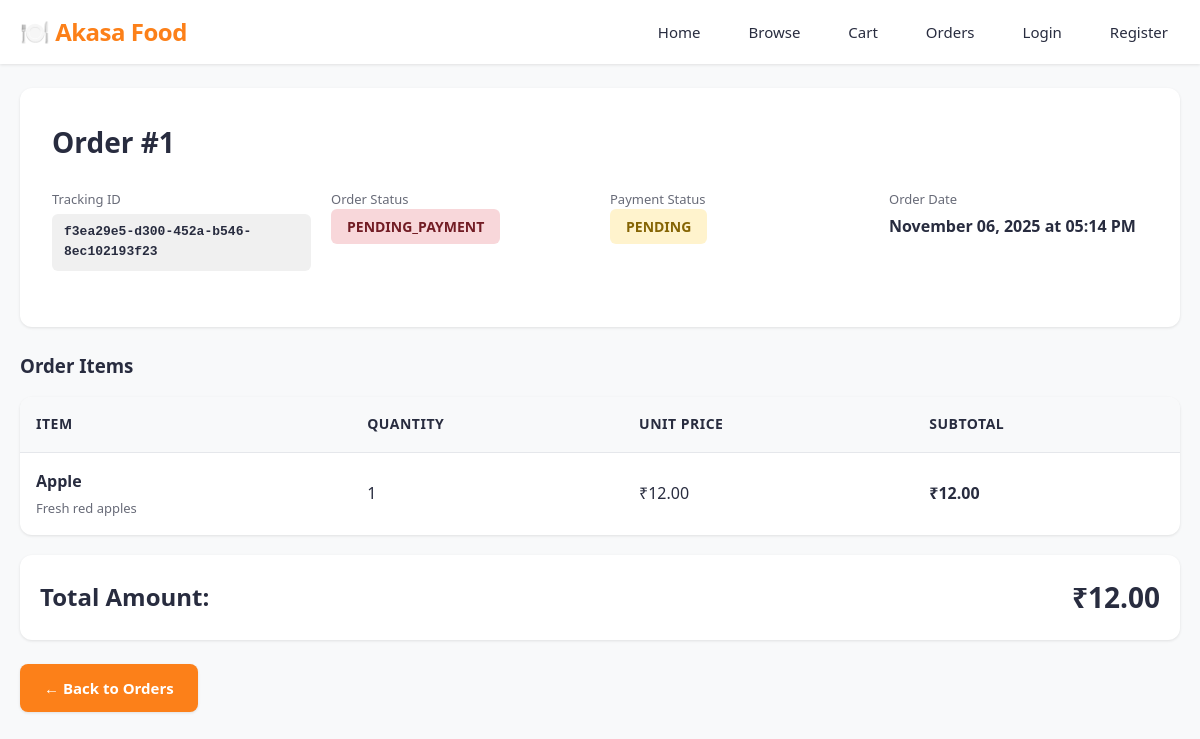
The app's page /orders/1 (signed in) with its own data.
### app/models.py (models this page shows)
class Order(SQLModel, table=True):
    id: Optional[int] = Field(default=None, primary_key=True)
    user_id: int = Field(foreign_key="user.id")
    created_at: datetime = Field(default_factory=datetime.utcnow)
    total_cents: int = 0
    status: str = "PLACED"  # PLACED, SHIPPED, DELIVERED, CANCELLED
    tracking_id: str = ""
    payment_status: str = "PENDING"  # PENDING, PAID, FAILED, REFUNDED
    user: Optional[User] = Relationship(back_populates="orders")
    items: list["OrderItem"] = Relationship(back_populates="order")
    payments: list["Payment"] = Relationship(back_populates="order")

class OrderItem(SQLModel, table=True):
    id: Optional[int] = Field(default=None, primary_key=True)
    order_id: int = Field(foreign_key="order.id")
    item_id: int = Field(foreign_key="item.id")
    quantity: int
    price_cents_each: int
    order: Optional[Order] = Relationship(back_populates="items")
    item: Optional[Item] = Relationship(back_populates="order_items")

class Item(SQLModel, table=True):
    id: Optional[int] = Field(default=None, primary_key=True)
    name: str = Field(index=True)
    description: str = ""
    price_cents: int = 0
    stock: int = 0
    category_id: Optional[int] = Field(default=None, foreign_key="category.id")
    category: Optional[Category] = Relationship(back_populates="items")
    cart_items: list["CartItem"] = Relationship(back_populates="item")
    order_items: list["OrderItem"] = Relationship(back_populates="item")

### app/routers/orders.py (the view)
@router.get("/{order_id}")
async def order_detail(order_id: int, request: Request, session: Session = Depends(get_session), user: User = Depends(get_current_user)):
    order = session.get(Order, order_id)
    if not order or order.user_id != user.id:
        raise HTTPException(status_code=404, detail="Order not found")
    payment = session.exec(select(Payment).where(Payment.order_id == order.id).order_by(Payment.created_at.desc())).first()
    return templates.TemplateResponse("order_detail.html", {"request": request, "order": order, "payment": payment})

### app/templates/order_detail.html (shortened to what this page needs)
{% extends 'base.html' %}
{% block content %}
<div style="background: white; padding: 32px; border-radius: 12px; box-shadow: 0 1px 3px rgba(0,0,0,0.1); margin-bottom: 24px;">
  <h2 style="margin: 0 0 24px 0;">Order #{{ order.id }}</h2>
  <div style="display: grid; grid-template-columns: repeat(auto-fit, minmax(200px, 1fr)); gap: 20px; margin-bottom: 24px;">
    <div>
      <div style="font-size: 13px; color: #686b78; margin-bottom: 4px;">Tracking ID</div>
      <div style="font-weight: 600; font-family: monospace; background: #f0f0f0; padding: 8px 12px; border-radius: 6px; display: inline-block;">{{ order.tracking_id }}</div>
    </div>
    <div>
      <div style="font-size: 13px; color: #686b78; margin-bottom: 4px;">Order Status</div>
      <div>
        <span style="padding: 8px 16px; border-radius: 6px; font-size: 14px; font-weight: 600;
          {% if order.status == 'DELIVERED' %}background: #d4edda; color: #155724;
          {% elif order.status == 'SHIPPED' %}background: #cce5ff; color: #004085;
          {% elif order.status == 'PLACED' %}background: #fff3cd; color: #856404;
          {% else %}background: #f8d7da; color: #721c24;{% endif %}">
          {{ order.status }}
        </span>
      </div>
    </div>
    <div>
      <div style="font-size: 13px; color: #686b78; margin-bottom: 4px;">Payment Status</div>
      <div>
        <span style="padding: 8px 16px; border-radius: 6px; font-size: 14px; font-weight: 600;
          {% if order.payment_status == 'PAID' %}background: #d4edda; color: #155724;
          {% elif order.payment_status == 'PENDING' %}background: #fff3cd; color: #856404;
          {% elif order.payment_status == 'FAILED' %}background: #f8d7da; color: #721c24;
          {% else %}background: #e9ecef; color: #495057;{% endif %}">
          {{ order.payment_status }}
        </span>
      </div>
    </div>
    <div>
      <div style="font-size: 13px; color: #686b78; margin-bottom: 4px;">Order Date</div>
      <div style="font-weight: 600;">{{ order.created_at.strftime('%B %d, %Y at %I:%M %p') if order.created_at else 'N/A' }}</div>
    </div>
  </div>
</div>
<h3 style="margin-bottom: 16px;">Order Items</h3>
<table>
  <thead>
    <tr>
      <th>Item</th>
      <th>Quantity</th>
      <th>Unit Price</th>
      <th>Subtotal</th>
    </tr>
  </thead>
  <tbody>
  {% for oi in order.items %}
    <tr>
      <td>
        <strong>{{ oi.item.name }}</strong>
        {% if oi.item.description %}
        <div style="font-size: 13px; color: #686b78; margin-top: 4px;">{{ oi.item.description }}</div>
        {% endif %}
      </td>
      <td>{{ oi.quantity }}</td>
      <td>₹{{ '%.2f' % (oi.price_cents_each/100) }}</td>
      <td><strong>₹{{ '%.2f' % ((oi.price_cents_each*oi.quantity)/100) }}</strong></td>
    </tr>
  {% endfor %}
  </tbody>
</table>
<div class="total">
  <div style="display: flex; justify-content: space-between; align-items: center;">
    <span>Total Amount:</span>
    <span style="font-size: 28px;">₹{{ '%.2f' % (order.total_cents/100) }}</span>
  </div>
</div>
<div style="margin-top: 24px;">
  <a href="/orders" class="btn" style="display: inline-block;">← Back to Orders</a>
</div>
{% endblock %}

### app/static/styles.css (style rules this page uses)
:root { --primary-color: #fc8019; --primary-dark: #e6700e; --secondary-color: #60b246; --text-dark: #282c3f; --text-light: #686b78; --bg-light: #f8f9fa; --bg-white: #ffffff; --border-color: #e5e7eb; --shadow-sm: 0 1px 3px rgba(0, 0, 0, 0.1); --shadow-md: 0 4px 6px rgba(0, 0, 0, 0.1); --shadow-lg: 0 10px 25px rgba(0, 0, 0, 0.15); }
* { box-sizing: border-box; }
body { font-family: 'Segoe UI', Tahoma, Geneva, Verdana, sans-serif; margin: 0; padding: 0; background-color: var(--bg-light); color: var(--text-dark); line-height: 1.6; }
h2 { font-size: 28px; font-weight: 700; color: var(--text-dark); margin: 0 0 24px 0; }
button, .btn { background: var(--primary-color); color: white; border: none; padding: 12px 24px; border-radius: 8px; font-size: 15px; font-weight: 600; cursor: pointer; transition: all 0.2s; box-shadow: var(--shadow-sm); }
table { width: 100%; border-collapse: separate; border-spacing: 0; background: var(--bg-white); border-radius: 12px; overflow: hidden; box-shadow: var(--shadow-sm); }
thead { background: var(--bg-light); }
th { padding: 16px; text-align: left; font-weight: 600; color: var(--text-dark); font-size: 14px; text-transform: uppercase; letter-spacing: 0.5px; }
td { padding: 16px; border-top: 1px solid var(--border-color); color: var(--text-dark); }
.total { font-size: 24px; font-weight: 700; color: var(--text-dark); margin-top: 20px; padding: 20px; background: var(--bg-white); border-radius: 12px; box-shadow: var(--shadow-sm); text-align: right; }
a { color: var(--primary-color); text-decoration: none; transition: color 0.2s; }

### records on screen
Order: id "1", tracking_id "f3ea29e5-d300-452a-b546-8ec102193f23", status "PENDING_PAYMENT", payment_status "PENDING", created_at "November 06, 2025 at 05:14 PM", order.total_cents/100 "12.00"
OrderItem: item.name "Apple", item.description "Fresh red apples", quantity "1", oi.price_cents_each/100 "12.00", (oi.price_cents_each*oi.quantity)/100 "12.00"
